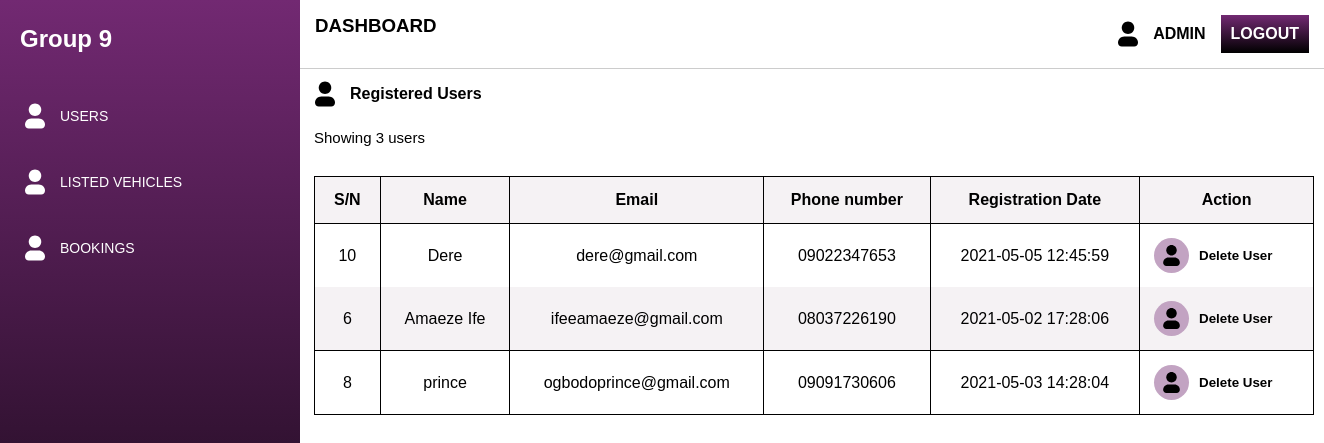
/administration/registeredusers.php, run on the app's committed database.
### tables this page shows
CREATE TABLE IF NOT EXISTS `users` (
  `id` int(11) NOT NULL AUTO_INCREMENT,
  `nameUser` varchar(255) NOT NULL,
  `emailUser` varchar(255) NOT NULL,
  `phoneUser` varchar(255) NOT NULL,
  `pwdUser` longtext NOT NULL,
  `date_created` timestamp NOT NULL DEFAULT CURRENT_TIMESTAMP,
  PRIMARY KEY (`id`)
);

### administration/registeredusers.php (the view, shortened to what this page needs)
<?php echo "<link rel='stylesheet' href='adminindex.css'>" ?>
<?php require('../includes/dbh.inc.php');
    $sql = "SELECT * FROM users";
    $result = mysqli_query($conn, $sql);
    $user = mysqli_fetch_all($result, MYSQLI_ASSOC);
?>
<!DOCTYPE html>
<html lang="en">
<head>
</head>
<body>
    <?php include('adminsidenav.php'); ?>
    <div class="main">
        <?php include('adminheader.php'); ?>
        <div class="mainholder">
                <div class="title1">
                    <span>Registered Users</span>
                </div>
        </div>
        <div class="no">Showing <?= count($user); ?> users</div>
        <div class="tablon">
        <table>
            <tbody>
                <tr>
                    <th>S/N</th>
                    <th>Name</th>
                    <th>Email</th>
                    <th>Phone number</th>
                    <th>Registration Date</th>
                    <th>Action</th>
                </tr>
                <?php foreach($user as $users): ?>
                    <tr><td><?= $users['id']; ?></td>
                    <td><?= $users['nameUser']; ?></td>
                    <td><?= $users['emailUser']; ?></td>
                    <td><?= $users['phoneUser']; ?></td>
                    <td><?= $users['date_created']; ?></td>
                    <td><form class="deleteform" action='../includes/deleteuser.inc.php' method='POST'>
                    <button  class='delete' type='submit' name='deleteuser-submit'>
                    <span class="span1">
                    </span>
                    <span class="span2">Delete User</span>
                    </button>
                    </form></td></tr>
                <?php endforeach; ?>
            </tbody>
        </table>
        </div>
    </div>
</body>
</html>

### administration/adminindex.css (style rules this page uses)
* { margin: 0; padding: 0; box-sizing: border-box; font-family: Montserrat, sans-serif;; }
.main { margin-left: 300px; }
.mainholder { padding: 10px 10px; display: flex; justify-content: space-between; margin-bottom: 10px; }
.title1 { display: flex; align-items:center; }
.title1 span { margin-left: 10px; font-weight: 700; }
.no { margin-top: 10px; padding-left: 14px; font-size: 15px; font-weight: 500; }
.tablon { padding-left: 14px; margin-top: 30px; }
table td, th { padding: 14px; border-right: 1px solid black; border-left: 1px solid black; margin: 0; text-align: center; }
table tr:first-child, table tr:last-child { border: 1px solid black; }
table { border: 1px solid black; border-collapse: collapse; width: 1000px; }
table tr:nth-of-type(odd) { background-color: rgba(144, 107, 132, 0.09); }
.delete { display: flex; align-items: center; text-decoration: none; color: black; border: none; background: transparent; }
form { margin-top: 60px; }
.span1 { border-radius: 50%; background-color: rgb(194, 163, 194); width: 35px; height: 35px; display: flex; align-items: center; justify-content: center; margin-right: 10px; }
.span2 { font-weight: 700; }
.deleteform { margin-top: 0; }

### data on the page
users: id "10", nameUser "Dere", emailUser "dere@gmail.com", phoneUser "09022347653", date_created "2021-05-05 12:45:59"
users: id "6", nameUser "Amaeze Ife", emailUser "ifeeamaeze@gmail.com", phoneUser "08037226190", date_created "2021-05-02 17:28:06"
users: id "8", nameUser "prince", emailUser "ogbodoprince@gmail.com", phoneUser "09091730606", date_created "2021-05-03 14:28:04"

### other printed values
count($user) "3"
